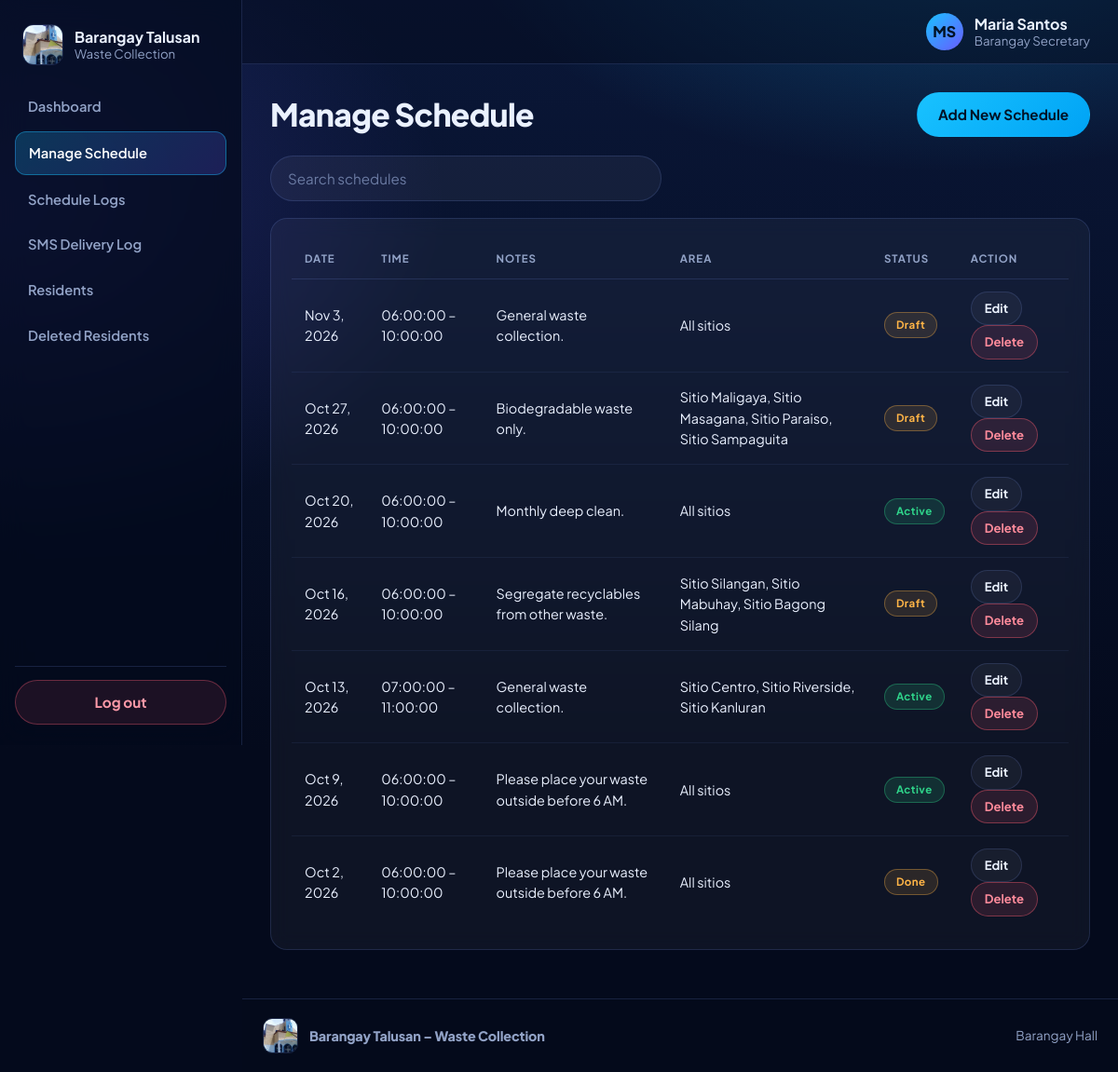
The app's page /admin.php?p=schedules (signed in) with its own data.
### tables this page shows
CREATE TABLE IF NOT EXISTS schedules (
  schedule_id INT AUTO_INCREMENT PRIMARY KEY,
  collection_date DATE NOT NULL,
  start_time TIME NOT NULL,
  end_time TIME NOT NULL,
  notes VARCHAR(255) NOT NULL,
  status ENUM('Draft','Active','Done') NOT NULL DEFAULT 'Draft',
  created_by INT NOT NULL,
  coverage_area VARCHAR(255) NULL,
  FOREIGN KEY (created_by) REFERENCES admin(admin_id),
  INDEX idx_schedule_date (collection_date),
  INDEX idx_schedule_status (status)
);

### admin.php (the view, shortened to what this page needs)
<?php
require __DIR__ . '/config.php';
$page = $_GET['p'] ?? 'dashboard';
$search = trim($_GET['q'] ?? '');
switch ($page) {
        ?>
        <?php
    case 'schedules':
        $rows = query(
            "SELECT * FROM schedules WHERE collection_date LIKE ? OR notes LIKE ? OR coverage_area LIKE ? OR start_time LIKE ? OR end_time LIKE ? ORDER BY collection_date DESC",
            ["%$search%", "%$search%", "%$search%", "%$search%", "%$search%"]
        );
        ?>
        <div class="page-head">
            <h1>Manage Schedule</h1>
            <a href="admin.php?p=schedule_form" class="primary-btn">Add New Schedule</a>
        </div>
        <form method="get" class="search-form">
            <input type="search" name="q" value="<?= h($search) ?>" placeholder="Search schedules">
        </form>
        <div class="panel">
            <table class="data-table">
                <thead>
                    <tr>
                        <th>Date</th>
                        <th>Time</th>
                        <th>Notes</th>
                        <th>Area</th>
                        <th>Status</th>
                        <th>Action</th>
                    </tr>
                </thead>
                <tbody>
                    <?php foreach ($rows as $row): ?>
                        <tr>
                            <td><?= h(date('M j, Y', strtotime($row['collection_date']))) ?></td>
                            <td><?= h($row['start_time']) ?> – <?= h($row['end_time']) ?></td>
                            <td><?= h($row['notes']) ?></td>
                            <td><?= h($row['coverage_area'] ?: 'All sitios') ?></td>
                            <td><span class="status-badge <?= $row['status'] === 'Active' ? 'status-active' : 'status-draft' ?>"><?= h($row['status']) ?></span></td>
                            <td>
                                <a href="admin.php?p=schedule_form&schedule_id=<?= (int) $row['schedule_id'] ?>" class="secondary-btn small">Edit</a>
                                <form method="post" class="inline-form">
                                    <button type="submit" class="danger-btn small" onclick="return confirm('Delete this schedule?')">Delete</button>
                                </form>
                            </td>
                        </tr>
                    <?php endforeach; ?>
                </tbody>
            </table>
        </div>
        <?php
        break;
        ?>
        <?php
}
?>

### style.css (style rules this page uses)
:root { --bg: #040a1c; --bg-2: #0a1738; --surface: rgba(255, 255, 255, 0.045); --surface-2: rgba(255, 255, 255, 0.075); --line: rgba(130, 160, 255, 0.16); --text: #eaf1ff; --muted: #92a3c7; --cyan: #19c2ff; --cyan-2: #00a3f5; --violet: #6a5bff; --success: #2fd48a; --warning: #ffb547; --danger: #ff5c72; --radius: 18px; --shadow: 0 18px 50px rgba(0, 0, 0, 0.45); --font: "Plus Jakarta Sans", "Segoe UI", system-ui, -apple-system, Arial, sans-serif; }
* { box-sizing: border-box; }
html, body { margin: 0; padding: 0; font-family: var(--font); color: var(--text); line-height: 1.55; font-size: 16px; background: var(--bg); }
body { min-height: 100vh; background: radial-gradient(900px 500px at 85% -10%, rgba(25, 194, 255, 0.28), transparent 60%), radial-gradient(800px 600px at 0% 20%, rgba(106, 91, 255, 0.22), transparent 60%), linear-gradient(180deg, var(--bg-2) 0%, var(--bg) 70%); background-attachment: fixed; }
a { text-decoration: none; color: inherit; }
button, input, select, textarea { font: inherit; color: inherit; }
h1, h2, h3, p { margin-top: 0; }
h1 { font-size: 2.1rem; line-height: 1.15; margin-bottom: 0.5rem; letter-spacing: -0.02em; font-weight: 800; }
.primary-btn, .secondary-btn, .danger-btn, .ghost-btn, .logout-btn { display: inline-flex; align-items: center; justify-content: center; gap: 8px; border: 1px solid transparent; border-radius: 999px; padding: 11px 22px; font-weight: 700; font-size: 0.95rem; cursor: pointer; transition: transform .15s ease, box-shadow .2s ease, background .2s ease, border-color .2s ease; }
.primary-btn { background: linear-gradient(135deg, var(--cyan) 0%, var(--cyan-2) 100%); color: #021327; }
.secondary-btn, .ghost-btn { background: var(--surface); border-color: var(--line); color: var(--text); }
.danger-btn { background: rgba(255, 92, 114, 0.12); border-color: rgba(255, 92, 114, 0.4); color: #ff8b9b; }
.small { padding: 7px 14px; font-size: 0.82rem; }
.status-badge { display: inline-block; padding: 4px 12px; border-radius: 999px; font-size: 0.72rem; font-weight: 700; letter-spacing: 0.04em; white-space: nowrap; }
.status-active { background: rgba(47, 212, 138, 0.14); color: var(--success); border: 1px solid rgba(47, 212, 138, 0.35); }
.status-draft { background: rgba(255, 181, 71, 0.12); color: var(--warning); border: 1px solid rgba(255, 181, 71, 0.35); }
.next-card, .sms-notice, .upcoming-section, .panel, .stat-card, .auth-box { background: var(--surface); border: 1px solid var(--line); border-radius: var(--radius); backdrop-filter: blur(10px); -webkit-backdrop-filter: blur(10px); }
input[type="text"], input[type="password"], input[type="tel"], input[type="date"], input[type="time"], input[type="search"], select, textarea { display: block; width: 100%; margin-top: 7px; padding: 12px 14px; background: rgba(255, 255, 255, 0.05); border: 1px solid var(--line); border-radius: 12px; color: var(--text); font-size: 0.95rem; transition: border-color .2s, box-shadow .2s; }
input::placeholder, textarea::placeholder { color: #6b7ba3; }
.search-form { margin-bottom: 18px; max-width: 420px; }
.search-form input { margin-top: 0; border-radius: 999px; padding-left: 18px; }
.inline-form { display: inline; margin: 0; }
.page-head { display: flex; justify-content: space-between; align-items: center; gap: 16px; flex-wrap: wrap; margin-bottom: 20px; }
.page-head h1 { margin: 0; }
.panel { padding: 22px; margin-bottom: 22px; overflow-x: auto; }
.data-table { width: 100%; border-collapse: collapse; font-size: 0.9rem; }
.data-table th { text-align: left; padding: 12px 14px; color: var(--muted); font-size: 0.72rem; text-transform: uppercase; letter-spacing: .08em; border-bottom: 1px solid var(--line); white-space: nowrap; }
.data-table td { padding: 13px 14px; border-bottom: 1px solid rgba(130, 160, 255, 0.08); vertical-align: middle; }
.data-table tbody tr:last-child td { border-bottom: 0; }

### records on screen
schedules: collection_date "Nov 3, 2026", start_time "06:00:00", end_time "10:00:00", notes "General waste collection.", coverage_area "All sitios", status "Draft"
schedules: collection_date "Oct 27, 2026", start_time "06:00:00", end_time "10:00:00", notes "Biodegradable waste only.", coverage_area "Sitio Maligaya, Sitio Masagana, Sitio Paraiso, Sitio Sampaguita", status "Draft"
schedules: collection_date "Oct 20, 2026", start_time "06:00:00", end_time "10:00:00", notes "Monthly deep clean.", coverage_area "All sitios", status "Active"
schedules: collection_date "Oct 16, 2026", start_time "06:00:00", end_time "10:00:00", notes "Segregate recyclables from other waste.", coverage_area "Sitio Silangan, Sitio Mabuhay, Sitio Bagong Silang", status "Draft"
schedules: collection_date "Oct 13, 2026", start_time "07:00:00", end_time "11:00:00", notes "General waste collection.", coverage_area "Sitio Centro, Sitio Riverside, Sitio Kanluran", status "Active"
schedules: collection_date "Oct 9, 2026", start_time "06:00:00", end_time "10:00:00", notes "Please place your waste outside before 6 AM.", coverage_area "All sitios", status "Active"
schedules: collection_date "Oct 2, 2026", start_time "06:00:00", end_time "10:00:00", notes "Please place your waste outside before 6 AM.", coverage_area "All sitios", status "Done"

### other values on screen
$initials "MS"
$admin['full_name'] "Maria Santos"
$admin['position'] "Barangay Secretary"
